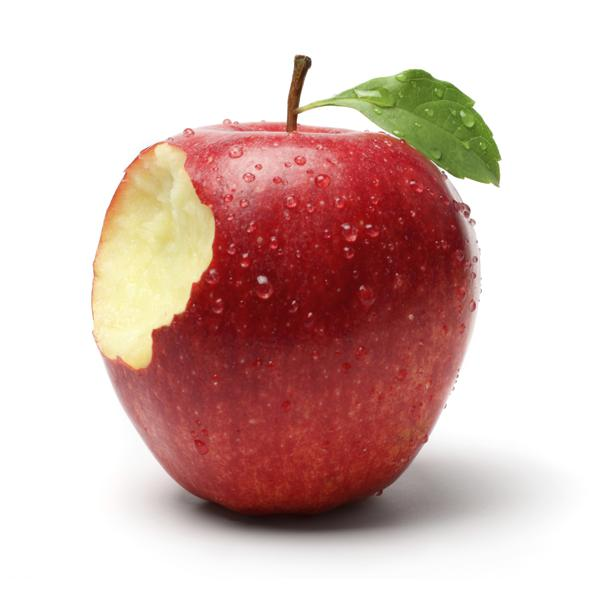
#> input picture processed_600px_train_natural/apple/Image_1.jpg, 600 x 600 px, found by its file name
$ jupyter execute --allow-errors VeggieTales_Notebook.ipynb   (shell and % lines are left out)   (text cells are left out)
#> lines starting #> are read from the running program, lines starting #| are printed output that depends on the picture; pictures that were not available may be replaced by others from this repository, and a replacement may not be noted
[cell 1]
# importing the necessary packages
import pandas as pd
import numpy as np
import matplotlib.pyplot as plt
import matplotlib.image as mpimg
import os
import seaborn as sns
from math import gcd
from PIL import Image
import cv2
import time
from sklearn.cluster import SpectralClustering
from sklearn.cluster import KMeans
from sklearn.cluster import DBSCAN
from sklearn.decomposition import PCA

[cell 2]
#improve plotting resolution

[cell 3]
apple_1_fp = './train/apple/Image_1.jpg'
apple_1 = mpimg.imread(apple_1_fp)
#> apple_1 is the input picture: shape (600, 600, 3); mean R, G, B 214.3, 185.1, 179.6

plt.imshow(apple_1)

[cell 4]
#Dimension of image are 2216 X 2218 with 3 color channels
apple_1.shape
#> Out = (600, 600, 3)

[cell 5]
apple_fp = './train/apple/Image_18.jpg'
apple = mpimg.imread(apple_fp)
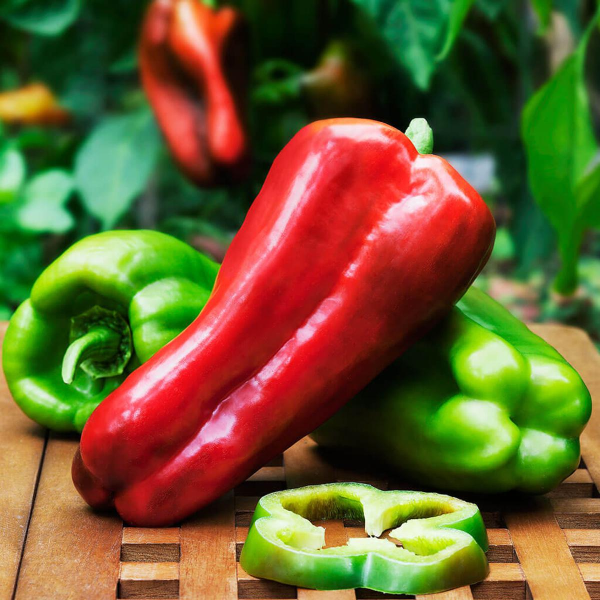
#> input picture processed_train/bell pepper/Image_18.jpg, 1200 x 1200 px, found by its file name (shown at 1/2 size)
#> apple is the input picture: shape (1200, 1200, 3); mean R, G, B 108.5, 93.5, 47.6

plt.imshow(apple)

[cell 6]
apple.shape
#> Out = (1200, 1200, 3)
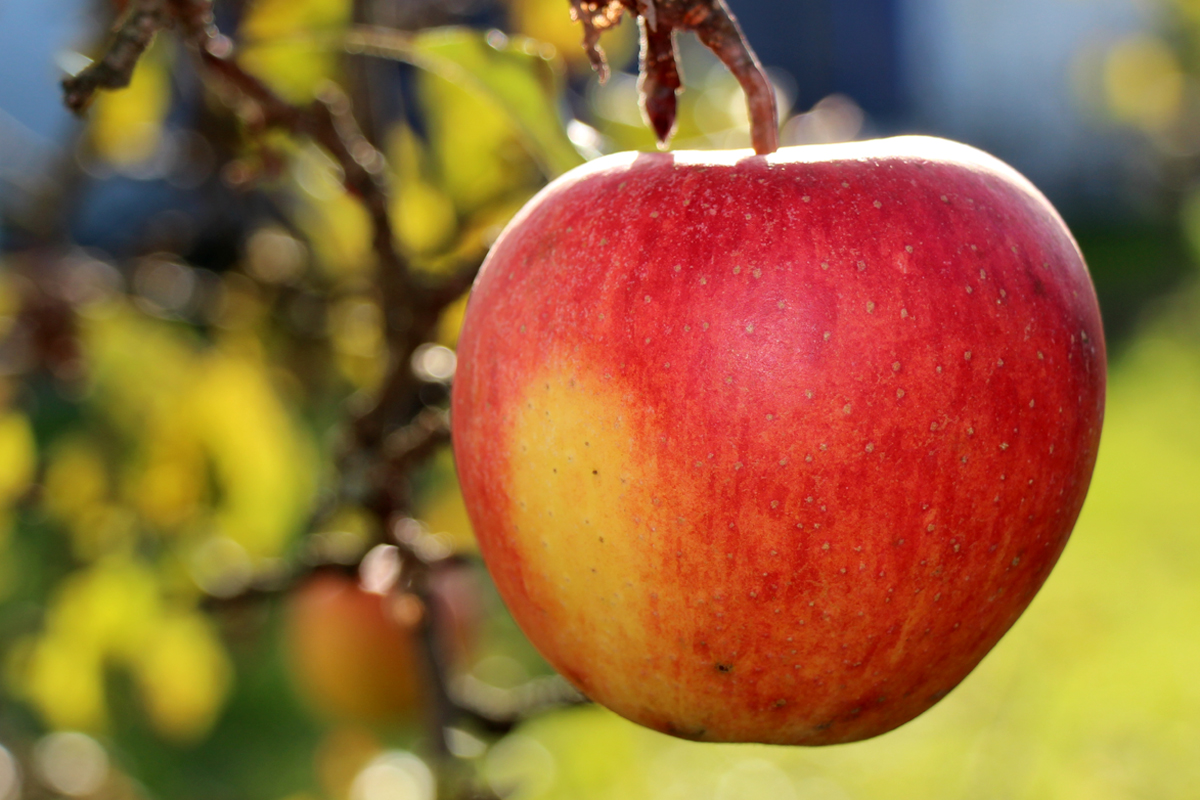
#> input picture train/apple/Image_40.jpg, 1200 x 800 px
#> further down, img is the input picture: shape (800, 1200, 3); mean R, G, B 149.9, 103.3, 55.4

[cell 7]
def get_size_aspect_ratio(img):

    height = img.shape[0]
#> height = 800
    width = img.shape[1]
#> width = 1200

    #GCD means greatest common divisor

    gcd_img = gcd(width, height) # using the math library
#> gcd_img = 400
    aspect_ratio = (width / gcd_img, height / gcd_img) #i.e. aspect ratio of width / gcd : height / gcd
#> aspect_ratio = (3, 2)
    width_height_ratio = width / height
#> width_height_ratio = 1.5

    return [width, height, aspect_ratio, width_height_ratio]

[cell 8]
aspect_ratios = pd.DataFrame(columns = ['img_fp', 'width', 'height', 'aspect_ratio', 'width_height_ratio'])

train_dir = './train'
i = 0
for folder in os.listdir(train_dir):
    #Get folder filepath
    folder_dir = os.path.join(train_dir, folder)

    for img_file in os.listdir(folder_dir):

        #Get image filepath
        img_fp = os.path.join(folder_dir, img_file)

        #Read image to array
        try:
            img = mpimg.imread(img_fp)
        except:
            print('ERROR: ', img_fp)

        #Add data to dataframe
        aspect_ratios.loc[i] = [img_fp] + get_size_aspect_ratio(img)
        i += 1

[cell 9]
aspect_ratios

[cell 10]
aspect_ratios['aspect_ratio'].value_counts()[:10]

[cell 11]
sns.histplot(aspect_ratios['width'])
plt.show()
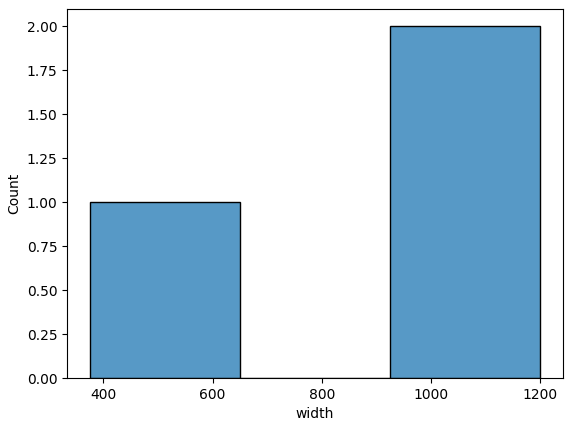
#> figure drawn by matplotlib, 1 panel; tallest bar 2 high, from x = 925 to 1200

[cell 12]
# This snippet of code was inspired by https://gist.github.com/zed/4221180
# It was editted slightly to fit our problem

def crop_resize(image, size, ratio):


#> called with image = './train/apple/Image_1.jpg', size = (600, 600), ratio = 1
    image = Image.open(image)

    # crop to ratio, center
    w, h = image.size
#> w = 600; h = 600
    if w > ratio * h: # width is larger then necessary
        x, y = (w - ratio * h) // 2, 0
    else: # ratio*height >= width (height is larger)
        x, y = 0, (h - w / ratio) // 2
#> x = 0
    image = image.crop((x, y, w - x, h - y))

    # resize
    image = image.resize(size)

    return image

[cell 13]
apple_1_resized = np.array(crop_resize(apple_1_fp, (600, 600), 1))
plt.imshow(apple_1_resized)

[cell 14]
apple_1_resized.shape

[cell 15]
beetroot_81_resized = np.array(crop_resize('./train/beetroot/Image_81.jpg', (600, 600), 1))
#> call 2 of crop_resize, with image = './train/beetroot/Image_81.jpg', size = (600, 600), ratio = 1
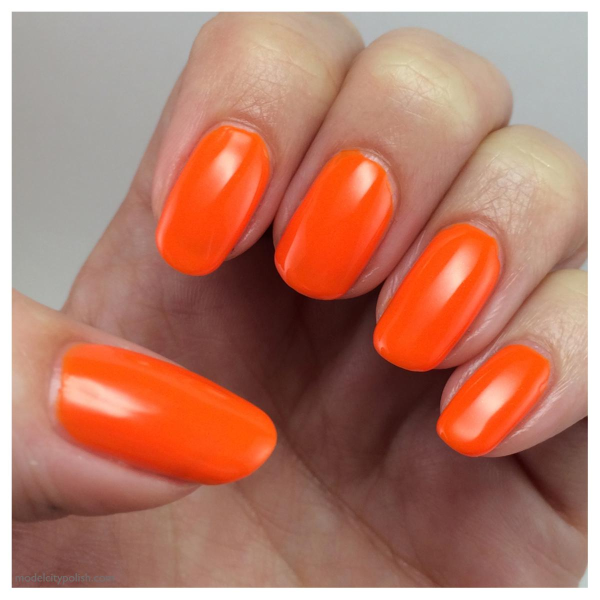
#> input picture processed_train/orange/Image_81.jpg, 1200 x 1200 px, found by its file name (shown at 1/2 size)
#> in crop_resize, image is the input picture: PIL image 1200x1200 RGB; mean R, G, B 180.3, 124.6, 107
plt.imshow(beetroot_81_resized)

[cell 16]
beetroot_81_resized.shape

[cell 17]
beetroot_86_resized = np.array(crop_resize('./train/beetroot/Image_86.png', (600, 600), 1))
#> call 3 of crop_resize, with image = './train/beetroot/Image_86.png', size = (600, 600), ratio = 1
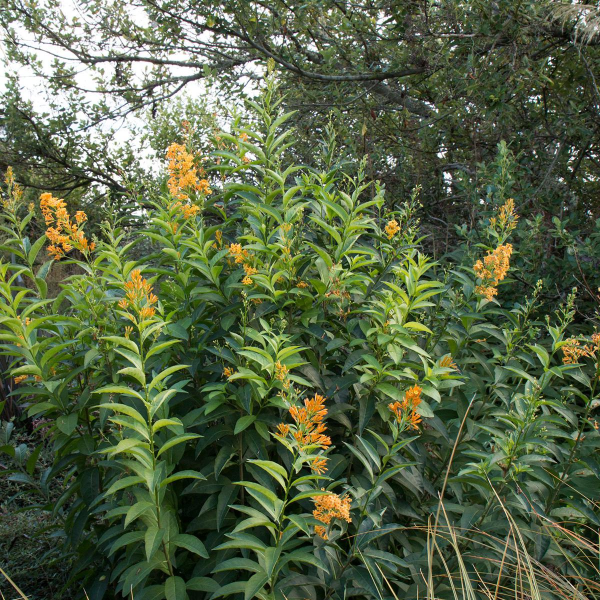
#> input picture processed_train/orange/Image_86.jpg, 1200 x 1200 px, given in place of Image_86.png, which was not available (shown at 1/2 size)
#> in crop_resize, image is the input picture: PIL image 1200x1200 RGB; mean R, G, B 86.8, 100.3, 68.1
#> in crop_resize (call 3), `image = image.resize(size)`:
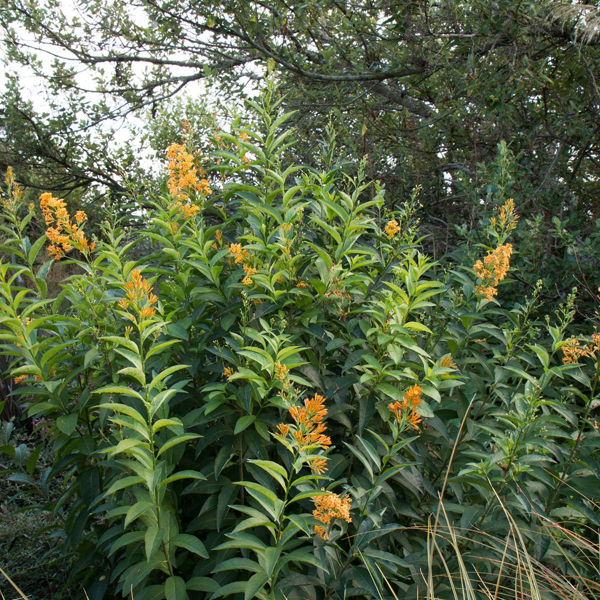
#> image: PIL image 600x600 RGB; mean R, G, B 86.8, 100.3, 68.1
plt.imshow(beetroot_86_resized)

[cell 18]
beetroot_86_resized.shape

[cell 19]
'''
# looping through all subdirectories in train and making
# them in the processed_train folder
for i in os.walk('./train/'):

    path = i[0]
    path = path[0:2] + 'processed_600px_' + path[2:]

    # making directories
    os.makedirs(path)
'''

[cell 20]
'''# looping through subdirectories
for i in os.walk('./train/'):

    name = i[0]
    img_arr = i[2]

    for imgs in img_arr:
        orig_image_fp = name + '/' + imgs

        # obtaining the cropped version of the original image
        try:
            veg_cropped_arr = np.array(crop_resize(orig_image_fp, (600, 600), 1))
        except:
            print(f'Could not crop_resize: {orig_image_fp}')
            continue
        img_cropped_image = Image.fromarray(veg_cropped_arr) # gets image of np array

        # storing cropped image to new path
        new_fp = orig_image_fp[0:2] + 'processed_600px_' + orig_image_fp[2:]

        #  reducing the alpha channel (4th channel) in PNG to RGB only channels for JPG conversion
        img_cropped_image = img_cropped_image.convert('RGB')
        img_cropped_image.save(new_fp)
'''

[cell 21]
app10 = cv2.imread('./processed_train/apple/Image_10.jpg')
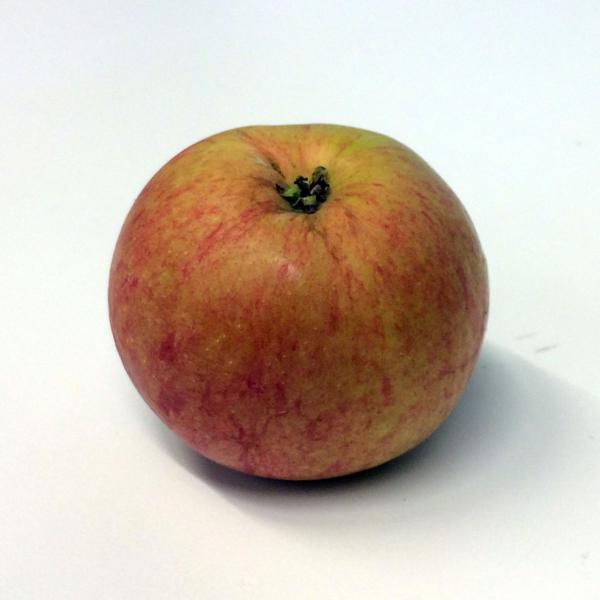
#> input picture processed_600px_train_natural/apple/Image_10.jpg, 600 x 600 px, found by its file name
#> app10 is the input picture: shape (600, 600, 3); mean B, G, R 176.3, 189.6, 204.6
app_arr = cv2.split(app10) # splits in BGR order not RGB

[cell 22]
# displaying the blue channel
plt.imshow(app_arr[0])

[cell 23]
# displaying the green channel
plt.imshow(app_arr[1])
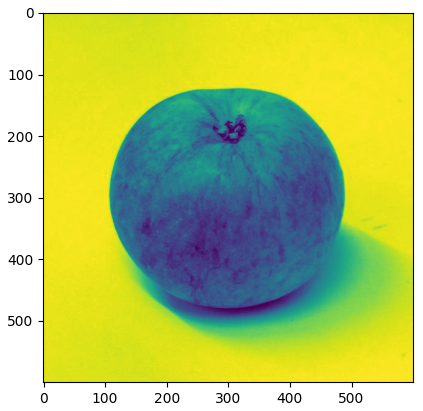
#> figure drawn by matplotlib, 1 panel

[cell 24]
# displaying the red channel
plt.imshow(app_arr[2])
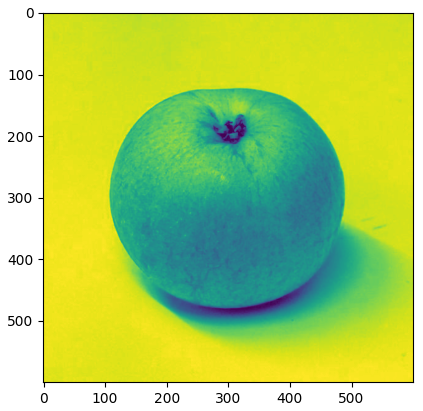
#> figure drawn by matplotlib, 1 panel

[cell 25]
'''
Function takes in color channel of image and PCA dimensions to reduce to, and outputs the reduced channel array
'''
def PCA_transform_channel(channel, dim):
    channel_app = PCA(n_components = dim) # num dimensions
    channel_pca = channel_app.fit_transform(channel)
    return (channel_app, channel_pca)

# [7 lines left out: function PCA_reduced_image_to_original_space, not called in this run]

[cell 26]
'''
Function takes in image file path and PCA dimensions to reduce to, and outputs the reduced image
'''
def image_PCA_transform(img_fp, dim):

    # splitting RGB channels into 3 Np arrays
#> called with img_fp = './processed_train/apple/Image_10.jpg', dim = 50
    cv_img = cv2.imread(img_fp)
    cv_img_arr = cv2.split(cv_img)

    PCA_objects = []
    new_channels = [] # will contain the reduced arrays

    for i in range(3):
        channel_PCA_object, new_channel = PCA_transform_channel(cv_img_arr[i], dim)
        PCA_objects.append(channel_PCA_object)
        new_channels.append(new_channel)
#> after the loop, PCA_objects = 3 items; new_channels = 3 items

    merged_image = cv2.merge(new_channels)
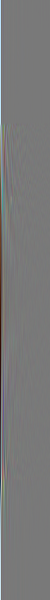
#> merged_image: shape (600, 50, 3) float64; mean of channels 0, 1, 2 0, 0, 0; drawn with min black and max white
    return PCA_objects, merged_image

[cell 27]
apple_image_fp = './processed_train/apple/Image_10.jpg'
apple_image_orig = mpimg.imread(apple_image_fp)
plt.imshow(apple_image_orig)

[cell 28]
PCA_objects, apple_image_transformed = image_PCA_transform(apple_image_fp, 50)
#> PCA_objects = 3 items

[cell 29]
apple_image_transformed.shape

[cell 30]
original_images_order = []

master_blue = []
master_green = []
master_red = []

# looping through subdirectories
for i in os.walk('./processed_600px_train/'):

    name = i[0]
    img_arr = i[2]

    for imgs in img_arr:
        orig_image_fp = name + '/' + imgs
        original_images_order.append(orig_image_fp)

        try:
            fruit = cv2.imread(orig_image_fp)
            fruit_arr = cv2.split(fruit) # splits in BGR order not RGB

            master_blue.append(fruit_arr[0] / 255)
            master_green.append(fruit_arr[1] / 255)
            master_red.append(fruit_arr[2] / 255)

        except:
            print('Error: ' + orig_image_fp)

[cell 31]
# Current shape of master arrays:
np.array(master_blue).shape

[cell 32]
for i in range(len(master_blue)):
    master_blue[i] = master_blue[i].flatten()
    master_green[i] = master_green[i].flatten()
    master_red[i] = master_red[i].flatten()

[cell 33]
# Shape of master arrays after flattening:
np.array(master_blue).shape

[cell 34]
N_reduced_dimensions = 130

#> (a cell that did not finish here is left out)
